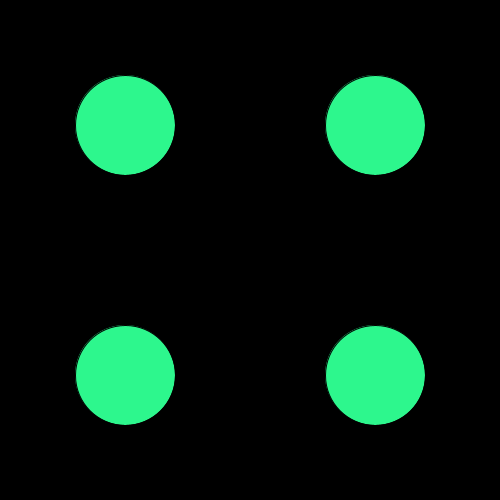
Frame 1 (no input)
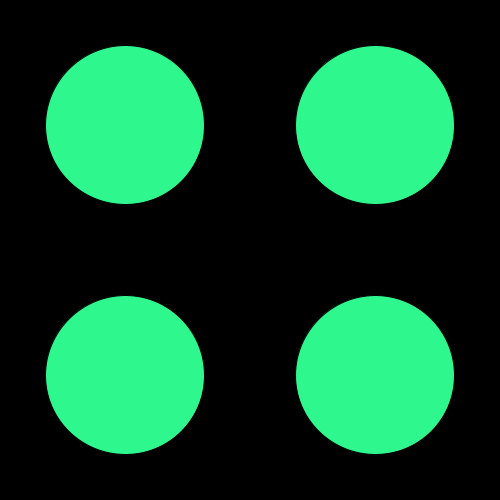
Frame 60 (the mouse pressed at the canvas centre just before this capture)
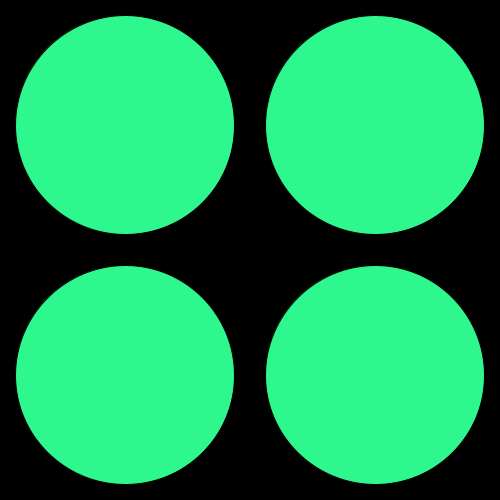
Frame 120 (the mouse held since frame 60 and released just before this capture)

The Processing sketch that drew these frames (run headless with seeded random() and noise(); from frame 60 on, the mouse is pressed at the canvas centre):

// Processing sketch: Exercise4_4
// ── Exercise4_4.pde
int variableX = 125;
int variableY= 125;
int circleX = 375;
int circleY = 125;
int charaX = 125;
int charaY = 375;
int happX = 375;
int happY = 375;
int csize = 100;

void setup()
{
  background(0);
  size(500,500);
}
void draw()
{
  fill(#2DF78D);
  ellipseMode(CENTER);
  ellipse(variableX,variableY,csize,csize);
  ellipseMode(CENTER);
  ellipse(circleX,circleY,csize,csize);
  ellipseMode(CENTER);
  ellipse(charaX,charaY,csize,csize);
  ellipseMode(CENTER);
  ellipse(happX,happY,csize,csize);
  csize= csize+1;
}
